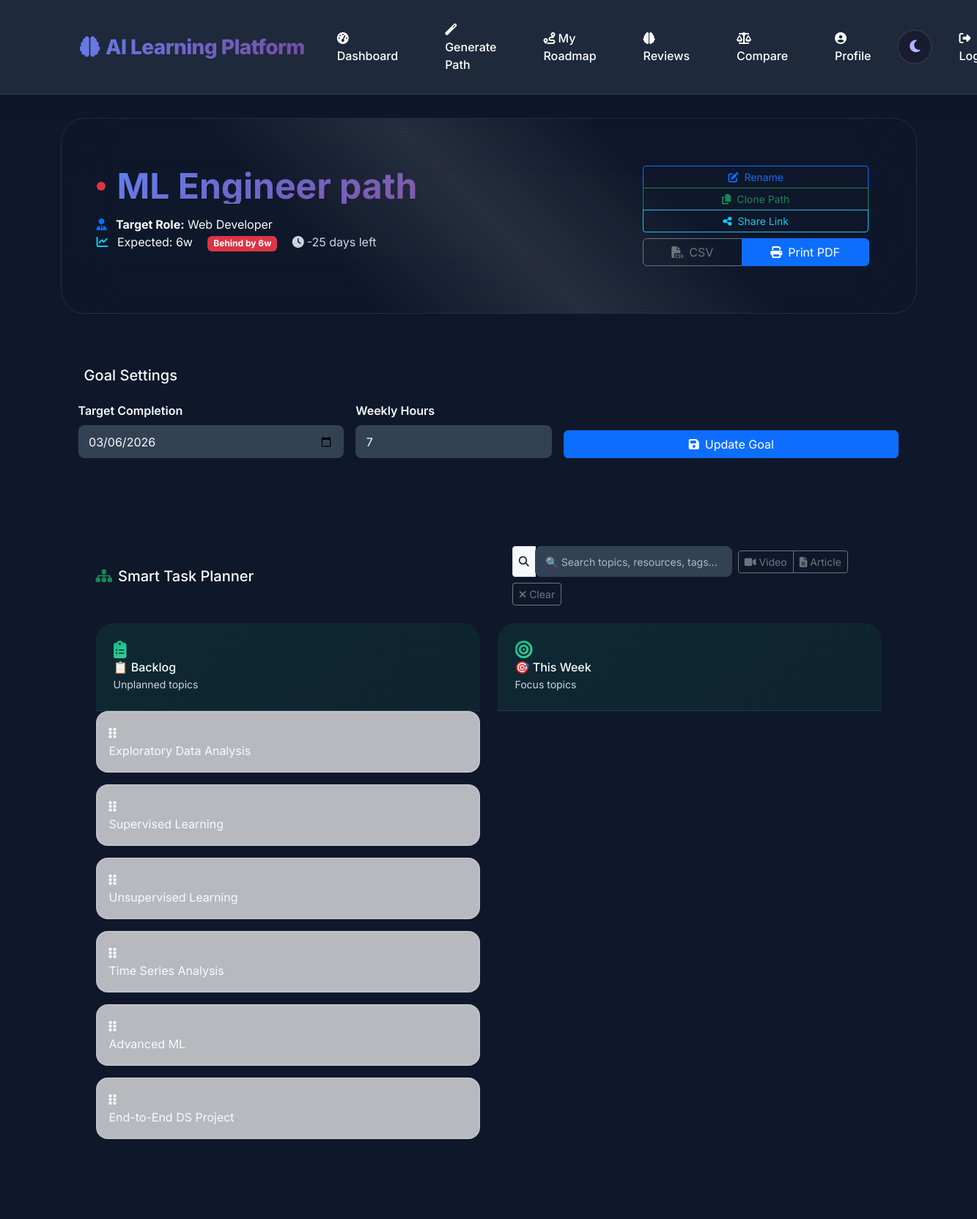
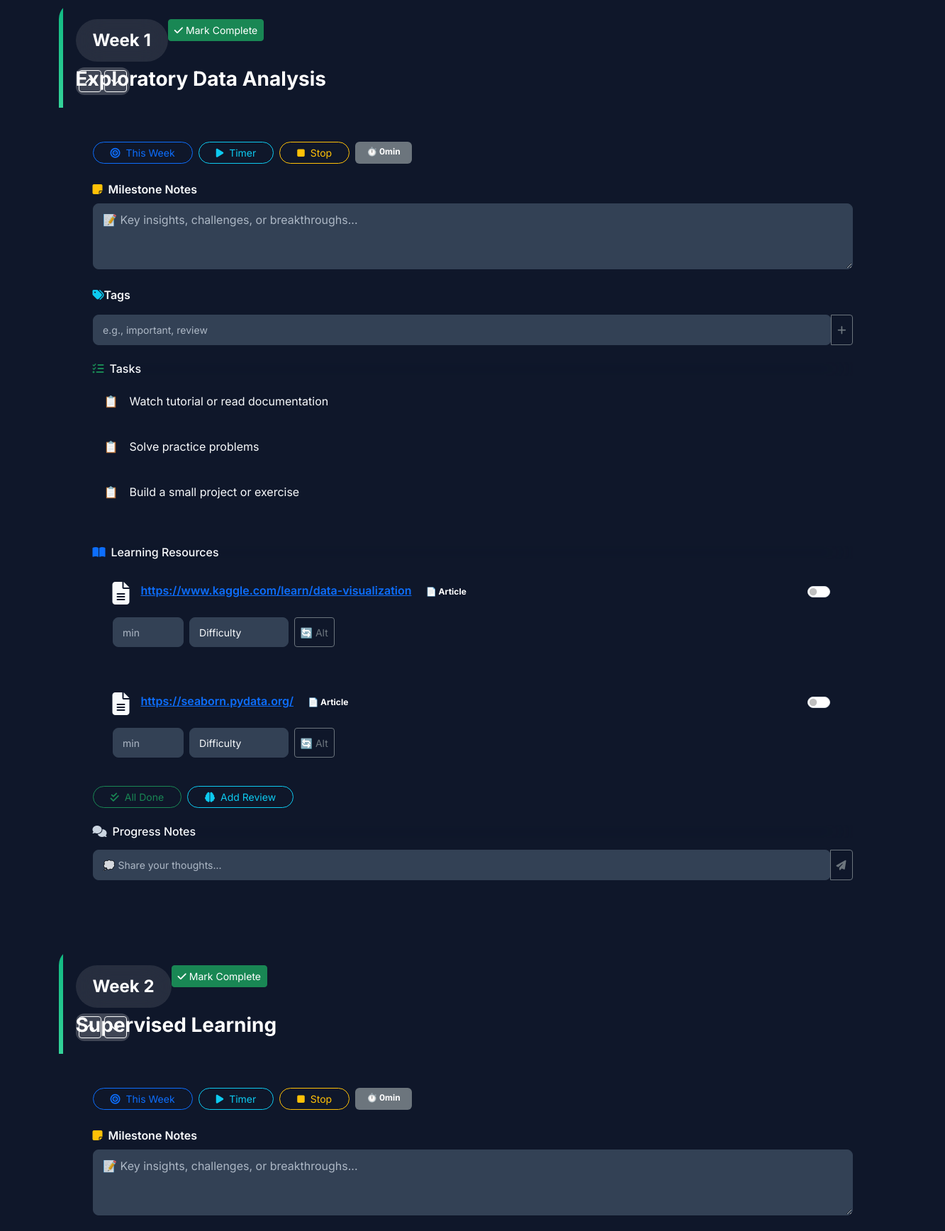
Screenshot of /roadmap/8 (signed in, upper part) with the database file from the repository (2 pictures, top to bottom).
### tables this page shows
CREATE TABLE user_roadmap (
                id INTEGER PRIMARY KEY AUTOINCREMENT,
                user_id INTEGER NOT NULL,
                created_at TEXT NOT NULL,
                roadmap_json TEXT NOT NULL,
                domain TEXT, name TEXT, target_role TEXT, archived INTEGER NOT NULL DEFAULT 0, weekly_hours INTEGER, goal_date TEXT,
                FOREIGN KEY (user_id) REFERENCES users (id)
            );

### app.py (the view, shortened to what this page needs)
@app.route("/roadmap")
@app.route("/roadmap/<int:roadmap_id>")
@require_login
def roadmap(roadmap_id=None):
    user_id = session["user_id"]
    if roadmap_id:
        row = get_roadmap_by_id(roadmap_id, user_id)
        if not row:
            return redirect(url_for("dashboard"))
        roadmap_data = json.loads(row["roadmap_json"]) if row["roadmap_json"] else []
        target_role = row["target_role"] or "Learner"
        path_name = row["name"]
        weekly_hours = row["weekly_hours"] if row["weekly_hours"] is not None else 5
        goal_date = (row["goal_date"] or "").strip()
        goal_status = compute_goal_status(row["created_at"], weekly_hours, goal_date, len(roadmap_data), len(get_completed_topics(user_id, roadmap_id)))
    completed_list = get_completed_topics(user_id, roadmap_id) if roadmap_id else get_completed_topics(user_id)
    completed_set = {c["topic"] for c in completed_list}
    resource_done = get_resource_progress(user_id, roadmap_id) if roadmap_id else set()
    milestone_notes = get_milestone_notes(user_id, roadmap_id) if roadmap_id else {}
    wf_set = get_weekly_focus_for(user_id, roadmap_id) if roadmap_id else set()
    return render_template(
        "roadmap.html",
        roadmap=roadmap_data,
        roadmap_id=roadmap_id,
        path_name=path_name,
        target_role=target_role,
        completed_set=completed_set,
        resource_done=resource_done,
        milestone_notes=milestone_notes,
        weekly_hours=weekly_hours,
        goal_date=goal_date,
        goal_status=goal_status,
        weekly_focus_set=wf_set,
    )

### templates/roadmap.html (shortened to what this page needs)
{% extends "base.html" %}
{% block content %}
<div class="roadmap-hero glass-card p-5 mb-5 position-relative overflow-hidden fade-in-up">
  <div class="hero-bg-animation"></div>
  <div class="row align-items-center">
    <div class="col-lg-8">
      <div class="roadmap-badge mb-3 d-inline-flex align-items-center gap-3">
        <div class="status-dot {% if goal_status and goal_status.behind_by > 0 %}bg-danger{% elif goal_status %}bg-success{% else %}bg-warning{% endif %}"></div>
        <h1 class="roadmap-title mb-0 display-5 fw-bold lh-1" style="background: var(--primary-gradient); -webkit-background-clip: text; background-clip: text; -webkit-text-fill-color: transparent;">
          {{ path_name or 'Personalized Learning Path' }}
        </h1>
      </div>
      <div class="roadmap-meta mb-3">
        <div class="meta-line">
          <i class="fas fa-user-tie text-primary me-2"></i>
          <strong>Target Role:</strong> {{ target_role }}
        </div>
        {% if goal_status %}
        <div class="meta-line">
          <i class="fas fa-chart-line text-info me-2"></i>
          <span class="me-3">Expected: {{ goal_status.expected_completed }}w</span>
          <span class="badge {% if goal_status.behind_by > 0 %}bg-danger{% else %}bg-success{% endif %}">
            {% if goal_status.behind_by > 0 %}Behind by {{ goal_status.behind_by }}w{% else %}On Track{% endif %}
          </span>
          {% if goal_status.days_left is not none %}
          <span class="ms-3 text-muted">
            <i class="fas fa-clock me-1"></i>{{ goal_status.days_left }} days left
          </span>
          {% endif %}
        </div>
        {% endif %}
      </div>
    </div>
    {% if roadmap_id %}
    <div class="col-lg-4 text-lg-end">
      <div class="action-buttons glass-card p-3 d-flex flex-column gap-2">
        <div class="btn-group-vertical btn-group-sm w-100" role="group">
          <button class="btn btn-outline-primary action-btn rename-path-btn" id="rename-path-btn">
            <i class="fas fa-edit me-2"></i>Rename
          </button>
          <button class="btn btn-outline-success action-btn clone-path-btn" id="clone-path-btn">
            <i class="fas fa-copy me-2"></i>Clone Path
          </button>
          <button class="btn btn-outline-info action-btn share-path-btn" id="share-path-btn">
            <i class="fas fa-share-alt me-2"></i>Share Link
          </button>
        </div>
        <div class="btn-group w-100" role="group">
          <a class="btn btn-outline-secondary action-btn" href="{{ url_for('export_roadmap_csv', roadmap_id=roadmap_id) }}">
            <i class="fas fa-file-csv me-2"></i>CSV
          </a>
          <a class="btn btn-primary action-btn" target="_blank" href="{{ url_for('print_roadmap', roadmap_id=roadmap_id) }}">
            <i class="fas fa-print me-2"></i>Print PDF
          </a>
        </div>
      </div>
    </div>
    {% endif %}
  </div>
</div>
{% if roadmap_id %}
<div class="goal-planner glass-card p-4 mb-5">
  <h5 class="mb-4">
    Goal Settings
  </h5>
  <div class="row g-3 align-items-end">
    <div class="col-md-4">
      <label class="form-label fw-semibold">Target Completion</label>
      <input type="date" class="form-control planner-input" id="goal-date" value="{{ goal_date }}">
    </div>
    <div class="col-md-3">
      <label class="form-label fw-semibold">Weekly Hours</label>
      <input type="number" min="1" max="40" class="form-control planner-input" id="weekly-hours" value="{{ weekly_hours }}">
    </div>
    <div class="col-md-5">
      <button type="button" class="btn btn-primary w-100 save-goal-btn" id="save-goal-btn" data-roadmap-id="{{ roadmap_id }}">
        <i class="fas fa-save me-2"></i>Update Goal
      </button>
    </div>
  </div>
</div>
{% endif %}
{% if roadmap %}
<div class="smart-planner glass-card p-5 mb-5">
  <div class="planner-header d-flex justify-content-between align-items-center flex-wrap gap-3 mb-4">
    <h5 class="mb-0">
      <i class="fas fa-sitemap text-success me-2"></i>Smart Task Planner
    </h5>
    <div class="planner-controls d-flex align-items-center gap-2 flex-wrap">
      <div class="input-group input-group-sm" style="max-width: 300px;">
        <span class="input-group-text"><i class="fas fa-search"></i></span>
        <input type="text" class="form-control planner-search" id="topic-search" placeholder="🔍 Search topics, resources, tags...">
      </div>
      <div class="btn-group btn-group-sm" role="group">
        <label class="btn btn-outline-secondary active-filter">
          <input type="checkbox" id="filter-video" class="d-none"> <i class="fas fa-video me-1"></i>Video
        </label>
        <label class="btn btn-outline-secondary active-filter">
          <input type="checkbox" id="filter-article" class="d-none"> <i class="fas fa-file-alt me-1"></i>Article
        </label>
      </div>
      <button type="button" class="btn btn-sm btn-outline-secondary clear-filters-btn" id="clear-filters">
        <i class="fas fa-times"></i> Clear
      </button>
    </div>
  </div>
  <div class="row g-4">
    <div class="col-lg-6">
      <div class="planner-column backlog-column glass-card h-100">
        <div class="column-header">
          <i class="fas fa-clipboard-list column-icon"></i>
          <h6 class="column-title mb-0">📋 Backlog</h6>
          <small class="text-muted">Unplanned topics</small>
        </div>
        <div class="column-body" id="planner-backlog" data-list="backlog">
          {% for w in roadmap %}
            {% set t = (w.topic or '').strip() %}
            {% if t and t not in completed_set and t not in weekly_focus_set %}
            <div class="planner-item backlog-item draggable" draggable="true" data-topic="{{ t }}">
              <div class="item-icon"><i class="fas fa-grip-vertical"></i></div>
              <div class="item-content">
                <div class="item-title">{{ t }}</div>
              </div>
            </div>
            {% endif %}
          {% endfor %}
        </div>
      </div>
    </div>
    <div class="col-lg-6">
      <div class="planner-column focus-column glass-card h-100">
        <div class="column-header">
          <i class="fas fa-bullseye column-icon"></i>
          <h6 class="column-title mb-0">🎯 This Week</h6>
          <small class="text-muted">Focus topics</small>
        </div>
      </div>
    </div>
  </div>
</div>
{% endif %}
{% if roadmap %}
<div class="roadmap-weeks-container">
  {% for week in roadmap %}
  <div class="roadmap-week glass-card mb-5 {% if week.topic in completed_set %}completed-week{% endif %}" data-week="{{ loop.index0 }}">
    <div class="week-header position-relative p-4">
      <div class="week-number-badge d-inline-flex align-items-center gap-2 mb-2">
        <div class="week-number fs-4 fw-bold">Week {{ week.week }}</div>
      </div>
      {% if not week.topic in completed_set and roadmap_id %}
      <form method="post" action="{{ url_for('mark_completed') }}" class="d-inline position-absolute top-4 end-4">
        <button type="submit" class="btn btn-success btn-sm week-complete-btn">
          <i class="fas fa-check me-1"></i>Mark Complete
        </button>
      </form>
      {% endif %}
      {% if roadmap_id %}
      <div class="week-controls position-absolute top-4 start-4">
        <button class="btn btn-sm btn-outline-light btn-week-up" data-roadmap-id="{{ roadmap_id }}" data-index="{{ loop.index0 }}" title="Move up">
          <i class="fas fa-chevron-up"></i>
        </button>
        <button class="btn btn-sm btn-outline-light btn-week-down" data-roadmap-id="{{ roadmap_id }}" data-index="{{ loop.index0 }}" title="Move down">
          <i class="fas fa-chevron-down"></i>
        </button>
      </div>
      {% endif %}
      <h3 class="week-title mb-0 fw-bold">{{ week.topic }}</h3>
    </div>
    <div class="week-content p-5">
      {% if roadmap_id %}
      <div class="quick-actions mb-4 d-flex flex-wrap gap-2">
        <button class="btn btn-outline-primary btn-sm weekly-focus-btn rounded-pill px-4" data-roadmap-id="{{ roadmap_id }}" data-topic="{{ week.topic }}">
          <i class="fas fa-bullseye me-2"></i>This Week
        </button>
        <button class="btn btn-outline-info btn-sm timer-start-btn rounded-pill px-4" data-roadmap-id="{{ roadmap_id }}" data-topic="{{ week.topic }}">
          <i class="fas fa-play me-2"></i>Timer
        </button>
        <button class="btn btn-outline-warning btn-sm timer-stop-btn rounded-pill px-4" data-topic="{{ week.topic }}">
          <i class="fas fa-stop me-2"></i>Stop
        </button>
        <span class="time-badge badge bg-secondary px-3 py-2">
          ⏱️ <span class="topic-minutes" data-roadmap-id="{{ roadmap_id }}" data-topic="{{ week.topic }}">0</span>min
        </span>
      </div>
      {% endif %}
      {% if roadmap_id %}
      <div class="milestone-section mb-4">
        <label class="form-label fw-semibold mb-2 d-flex align-items-center gap-2">
          <i class="fas fa-sticky-note text-warning"></i>Milestone Notes
        </label>
        <textarea class="form-control milestone-notes-input" rows="3" data-roadmap-id="{{ roadmap_id }}" data-topic="{{ week.topic }}"
                  placeholder="📝 Key insights, challenges, or breakthroughs...">{{ milestone_notes.get(week.topic, '') }}</textarea>
      </div>
      {% endif %}
      {% if roadmap_id %}
      <div class="tags-section mb-4">
        <label class="form-label fw-semibold mb-2">
          <i class="fas fa-tags text-info"></i>Tags
        </label>
        <div class="input-group input-group-sm">
          <input type="text" class="form-control tag-input" data-roadmap-id="{{ roadmap_id }}" data-topic="{{ week.topic }}" placeholder="e.g., important, review">
          <button class="btn btn-outline-secondary tag-add-btn" data-roadmap-id="{{ roadmap_id }}" data-topic="{{ week.topic }}">
            <i class="fas fa-plus"></i>
          </button>
        </div>
      </div>
      {% endif %}
      <div class="tasks-section mb-5">
        <h6 class="section-title">
          <i class="fas fa-tasks text-success me-2"></i>Tasks
        </h6>
        <div class="tasks-list">
          {% for task in week.tasks %}
          <div class="task-item glass-card-hover p-3 mb-2 d-flex align-items-center gap-3">
            <div class="task-icon">📋</div>
            <span>{{ task }}</span>
          </div>
          {% endfor %}
        </div>
      </div>
      {% if week.resources %}
      <div class="resources-section mb-4">
        <h6 class="section-title">
          <i class="fas fa-book-open text-primary me-2"></i>Learning Resources
        </h6>
        <div class="resources-list">
          {% for url in week.resources %}
          {% set is_video = 'youtube.com' in url or 'youtu.be' in url or 'vimeo.com' in url %}
          <div class="resource-item glass-card-hover p-4 mb-3 position-relative" data-type="{% if is_video %}video{% else %}article{% endif %}" data-url="{{ url }}">
            <div class="resource-header d-flex justify-content-between align-items-start mb-3">
              <div class="resource-icon me-3 flex-shrink-0">
                <i class="fas {% if is_video %}fa-video{% else %}fa-file-alt{% endif %} fs-2"></i>
              </div>
              <div class="flex-grow-1">
                <a href="{{ url }}" target="_blank" rel="noopener" class="resource-link fw-semibold">{{ url }}</a>
                <span class="resource-type badge ms-2 rounded-pill">
                  {% if is_video %}<i class="fab fa-youtube me-1"></i>Video{% else %}📄 Article{% endif %}
                </span>
              </div>
              {% if roadmap_id %}
              <div class="resource-controls ms-3 flex-shrink-0">
                <div class="form-check form-switch form-switch-sm d-flex align-items-center">
                  <input class="form-check-input resource-checkbox" type="checkbox" data-roadmap-id="{{ roadmap_id }}" data-topic="{{ week.topic }}" data-url="{{ url }}" {% if (week.topic, url) in resource_done %}checked{% endif %}>
                </div>
              </div>
              {% endif %}
            </div>
            {% if roadmap_id %}
            <div class="resource-meta d-flex gap-2 flex-wrap">
              <input type="number" class="form-control form-control-sm res-duration" style="width: 100px;" placeholder="min" data-roadmap-id="{{ roadmap_id }}" data-topic="{{ week.topic }}" data-url="{{ url }}">
              <select class="form-select form-select-sm res-difficulty" style="width: 140px;" data-roadmap-id="{{ roadmap_id }}" data-topic="{{ week.topic }}" data-url="{{ url }}">
                <option value="">Difficulty</option>
              </select>
              <button class="btn btn-sm btn-outline-secondary btn-alt-resource" data-topic="{{ week.topic }}" data-url="{{ url }}">
                🔄 Alt
              </button>
            </div>
            {% endif %}
          </div>
          {% endfor %}
        </div>
        {% if roadmap_id %}
        <div class="resource-actions d-flex gap-2 flex-wrap">
          <button class="btn btn-outline-success btn-sm btn-all-resources rounded-pill px-4" data-roadmap-id="{{ roadmap_id }}" data-topic="{{ week.topic }}">
            <i class="fas fa-check-double me-2"></i>All Done
          </button>
          <button class="btn btn-outline-info btn-sm btn-add-review rounded-pill px-4" data-roadmap-id="{{ roadmap_id }}" data-topic="{{ week.topic }}">
            <i class="fas fa-brain me-2"></i>Add Review
          </button>
        </div>
        {% endif %}
      </div>
      {% endif %}
      {% if roadmap_id %}
      <div class="comments-section">
        <h6 class="section-title mb-3">
          <i class="fas fa-comments text-muted me-2"></i>Progress Notes
        </h6>
        <div class="comment-input-group mt-3 input-group input-group-sm">
          <input type="text" class="form-control comment-input" data-roadmap-id="{{ roadmap_id }}" data-topic="{{ week.topic }}" placeholder="💭 Share your thoughts...">
          <button class="btn btn-outline-secondary comment-add-btn" data-roadmap-id="{{ roadmap_id }}" data-topic="{{ week.topic }}">
            <i class="fas fa-paper-plane"></i>
          </button>
        </div>
      </div>
      {% endif %}
    </div>
  </div>
  {% endfor %}
</div>
{% endif %}
{% endblock %}

### rows the page displays
user_roadmap: name "ML Engineer path", target_role "Web Developer", goal_date "03/06/2026"

### other values shown
{{ goal_status.expected_completed }} "6"
{{ goal_status.behind_by }} "6"
{{ goal_status.days_left }} "-25"
{{ t }} "Exploratory Data Analysis" "Supervised Learning" "Unsupervised Learning" "Time Series Analysis" "Advanced ML" "End-to-End DS Project"
{{ week.week }} "1" "2"
{{ week.topic }} "Exploratory Data Analysis" "Supervised Learning"
{{ task }} "Watch tutorial or read documentation" "Solve practice problems" "Build a small project or exercise"
{{ url }} "https://www.kaggle.com/learn/data-visualization" "https://seaborn.pydata.org/"
